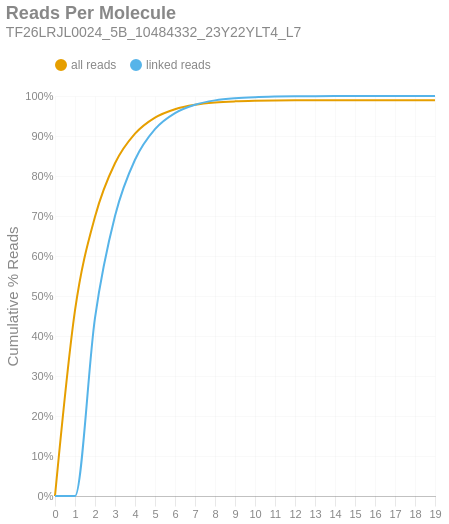

Write notebook code for a chart like this one.
### Markdown cell above
### Reads per Molecule
This chart shows the cumulative distribution of the number of reads per linked molecule. That is, how many alignments are associated with a unique molecule. This excludes the number of reads associated with invalid or absent linked-read barcodes. The `linked` histogram is the percentages recalculated when disregarding singletons.

### Code cell
if SKIPLR:
    print_html(f"Skipped")
else:
    counts = np.bincount(valids['reads'].cast(pl.Int64).to_numpy())
    weighted = counts * np.arange(len(counts))
    all_perc = weighted / n_reads
    linked_perc = weighted / n_linked_reads
    linked_perc[1] = 0
    binned_df = pl.DataFrame({
        'readsper': list(range(len(counts))),
        'all reads (cumsum)': np.cumsum(all_perc).tolist(),
        'linked reads (cumsum)': np.cumsum(linked_perc).tolist(),
    })

    with SafeRender(binned_df):
        (
            density_plot(binned_df, 'Reads Per Molecule', samplename, 'readspmol')
            .encode(
                x=alt.X('readsper:O', title=None).axis(labelAngle=0).scale(padding=0),
                y=alt.Y('value:Q', title='Cumulative % Reads').axis(format='%').stack(False),
                color=alt.Color("key:N").scale(domain=["all reads", "linked reads"]),
                tooltip=[
                    alt.Tooltip("key:N", title="Data Type"),
                    alt.Tooltip("readsper:O", title="Reads Per Molecule"),
                    alt.Tooltip("value:Q", format=".2%", title="% Reads (Cum.)")
                ]            
            )
        ).display()

### Figure 1 — Vega-Lite specification as saved in the notebook (floating-point values rounded to 4 significant figures)
{"width": "container", "height": 400, "config": {"title": {"anchor": "start", "dy": -15, "fontSize": 18, "color": "#888888", "subtitleColor": "#888888", "subtitleFontSize": 14}, "arc": {"fill": "#0072B2"}, "axis": {"domainColor": "#888888", "domainWidth": 0.5, "gridWidth": 0.2, "grid": false, "titleFontWeight": 400, "titleFontSize": 15, "labelFontSize": 11, "labelColor": "#888888", "tickColor": "#888888", "tickWidth": 0.2, "titleColor": "#888888"}, "axisBand": {"grid": false}, "axisX": {"grid": true, "tickSize": 10, "domainCap": "round"}, "axisY": {"domain": false, "grid": true, "tickSize": 0, "domainCap": "round"}, "background": "transparent", "header": {"labelFontSize": 15, "labelColor": "#888888", "titleFontSize": 15, "titleFontWeight": 600, "titleColor": "#888888"}, "legend": {"labelFont": "sans-serif", "labelFontSize": 12, "labelColor": "#888888", "symbolSize": 100, "symbolType": "circle", "titleFontSize": 12, "titlePadding": 10, "titleColor": "#888888", "title": null, "orient": "top"}, "range": {"category": ["#E69F00", "#56B4E9", "#009E73", "#F0E442", "#0072B2", "#D55E00", "#CC79A7", "#000000"], "diverging": ["#cfe8f3", "#a2d4ec", "#73bfe2", "#46abdb", "#1696d2", "#12719e"]}, "area": {"fill": "#0072B2", "fillOpacity": 0.7, "line": true, "strokeOpacity": 0.7}, "line": {"color": "#0072B2", "stroke": "#0072B2", "strokeWidth": 2}, "trail": {"color": "#0072B2", "stroke": "#0072B2", "strokeWidth": 0, "size": 1}, "point": {"filled": true, "fillOpacity": 1.0, "size": 95}, "text": {"color": "#888888", "fontSize": 11, "align": "right", "fontWeight": 400, "size": 11}, "bar": {"fill": "#0072B2", "stroke": null}, "view": {"stroke": null, "continuousWidth": 660, "continuousHeight": 400}}, "data": {"name": "data-06deab739c87ef0997643997b2f9d40d"}, "mark": {"type": "line", "interpolate": "monotone", "point": {"opacity": 0, "size": 275}}, "encoding": {"color": {"field": "key", "scale": {"domain": ["all reads", "linked reads"]}, "type": "nominal"}, "tooltip": [{"field": "key", "title": "Data Type", "type": "nominal"}, {"field": "readsper", "title": "Reads Per Molecule", "type": "ordinal"}, {"field": "value", "format": ".2%", "title": "% Reads (Cum.)", "type": "quantitative"}], "x": {"axis": {"labelAngle": 0}, "field": "readsper", "scale": {"padding": 0}, "title": null, "type": "ordinal"}, "y": {"axis": {"format": "%"}, "field": "value", "stack": false, "title": "Cumulative % Reads", "type": "quantitative"}}, "params": [{"name": "param_c36ac31b6afebe62", "select": {"type": "point", "fields": ["key"]}, "bind": "legend"}], "title": {"text": "Reads Per Molecule", "subtitle": "TF26LRJL0024_5B_10484332_23Y22YLT4_L7"}, "transform": [{"fold": ["all reads (cumsum)", "linked reads (cumsum)"]}, {"calculate": "replace(datum.key, ' (cumsum)', '')", "as": "key"}, {"filter": {"param": "param_c36ac31b6afebe62"}}], "usermeta": {"embedOptions": {"downloadFileName": "TF26LRJL0024_5B_10484332_23Y22YLT4_L7.readspmol"}}, "$schema": "https://vega.github.io/schema/vega-lite/v6.4.1.json", "datasets": {"data-06deab739c87ef0997643997b2f9d40d": [{"readsper": 0, "all reads (cumsum)": 0.0, "linked reads (cumsum)": 0.0}, {"readsper": 1, "all reads (cumsum)": 0.4638, "linked reads (cumsum)": 0.0}, {"readsper": 2, "all reads (cumsum)": 0.698, "linked reads (cumsum)": 0.4455}, {"readsper": 3, "all reads (cumsum)": 0.8318, "linked reads (cumsum)": 0.6999}, {"readsper": 4, "all reads (cumsum)": 0.9057, "linked reads (cumsum)": 0.8407}, {"readsper": 5, "all reads (cumsum)": 0.946, "linked reads (cumsum)": 0.9172}, {"readsper": 6, "all reads (cumsum)": 0.9671, "linked reads (cumsum)": 0.9573}, {"readsper": 7, "all reads (cumsum)": 0.9781, "linked reads (cumsum)": 0.9782}, {"readsper": 8, "all reads (cumsum)": 0.9838, "linked reads (cumsum)": 0.9891}, {"readsper": 9, "all reads (cumsum)": 0.9866, "linked reads (cumsum)": 0.9944}, {"readsper": 10, "all reads (cumsum)": 0.988, "linked reads (cumsum)": 0.9971}, {"readsper": 11, "all reads (cumsum)": 0.9888, "linked reads (cumsum)": 0.9986}, {"readsper": 12, "all reads (cumsum)": 0.9892, "linked reads (cumsum)": 0.9994}, {"readsper": 13, "all reads (cumsum)": 0.9893, "linked reads (cumsum)": 0.9997}, {"readsper": 14, "all reads (cumsum)": 0.9894, "linked reads (cumsum)": 0.9998}, {"readsper": 15, "all reads (cumsum)": 0.9895, "linked reads (cumsum)": 0.9999}, {"readsper": 16, "all reads (cumsum)": 0.9895, "linked reads (cumsum)": 1.0}, {"readsper": 17, "all reads (cumsum)": 0.9895, "linked reads (cumsum)": 1.0}, {"readsper": 18, "all reads (cumsum)": 0.9895, "linked reads (cumsum)": 1.0}, {"readsper": 19, "all reads (cumsum)": 0.9895, "linked reads (cumsum)": 1.0}]}}
